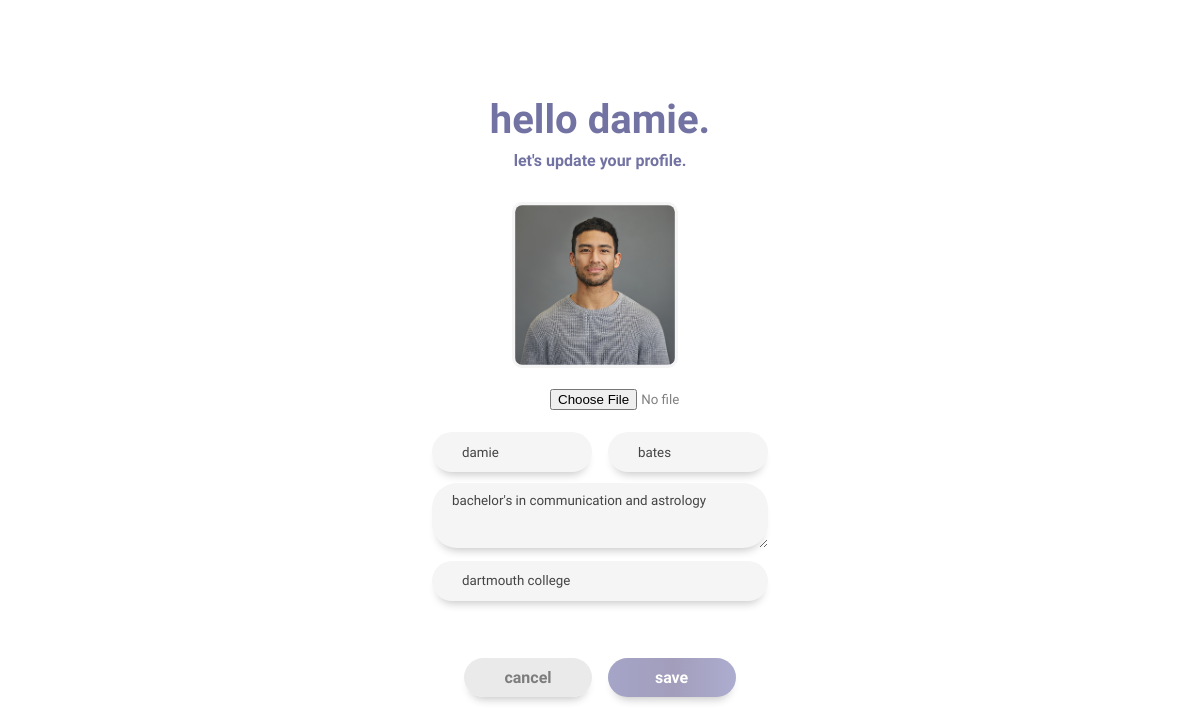
The page /settings (signed in) on the database its author committed.
### vue_app/models.py (models this page shows, shortened)
class Profile(models.Model):
    user = models.ForeignKey(User, on_delete = models.CASCADE)
    id_user = models.IntegerField()
    bio = models.TextField(blank = True)
    profileimg = models.ImageField(upload_to='profile_images', default = 'paw-profile-default.jpg')
    location = models.CharField(max_length = 50, blank = True)
    firstname = models.CharField(max_length = 20, blank = True)
    lastname = models.CharField(max_length = 20, blank = True)

### vue_app/views.py (the view, shortened to what this page needs)
# urls.py: path('settings', vue_views.settings, name='settings'),
@login_required(login_url='login')
def settings(request):
    user_profile = Profile.objects.get(user = request.user)
    return render(request, 'settings.html', {'user_profile': user_profile})

### templates/settings.html (shortened to what this page needs)
{% load static %}
<html lang="en">
  <head>
    <link rel="stylesheet" href="{% static 'css/styles.css' %}">
    <link rel="stylesheet" href="{% static 'css/login.css' %}">
    <link rel="stylesheet" href="{% static 'css/register.css' %}">
    <link rel="stylesheet" href="{% static 'css/settings.css' %}">
    <link rel="stylesheet" href="{% static 'css/responsive.css' %}">
  </head>
  <body>
    <div id="app" class="main" v-cloak>
      <div class="">
          <div class="settings-header-name">hello {{user_profile.firstname}}.</div>
          <div class="settings-create">let's update your profile. </div>
      </div>
      <form class="settings-form settings-2-form" action="" method="POST" enctype="multipart/form-data">
          <div class="settings-password-format">
              <label class="profile" for="">
                  <img class="settings-profile-img" src="{{user_profile.profileimg.url}}" />
                    <input type="file" name="image" value=""/>
              </label>
            <div class="settings-line">
              <div class="settings-format">
                <input name="firstname" type="text" class="" placeholder="first name" value="{{user_profile.firstname}}"/>
                <input name="lastname" type="text" class="" placeholder="last name" value="{{user_profile.lastname}}"/>
              </div>
              <div class="settings-format-info">
                <textarea id="about" rows="3" name="bio" type="text" class="settings-bio" placeholder="about me">{{user_profile.bio}}</textarea>
                <input name="location"  type="text" class="college" placeholder="college" value="{{user_profile.location}}"/>
              </div>
            </div>
          </div>
            <a class="submit-settings cancel" href="/">cancel</a>
            <button type="submit" class="submit-settings" href="/">save</button>
        </form>
    </div>
  </body>
</html>

### static/css/styles.css (style rules this page uses)
html, body { margin: 0; padding: 0; }
a { text-decoration: none; color: rgb(114, 114, 163); }
.main { text-align: center; color: rgb(114, 114, 163); font-family: 'Quicksand', sans-serif; font-weight: bold; }
a { -moz-user-select: none; -webkit-user-select: none; -ms-user-select: none; user-select: none; cursor: pointer; transition: 0.3s; }

### static/css/register.css (style rules this page uses)
input { border: 1px solid #d3d5d8; background-color: rgb(245, 245, 245); border: 1rem; padding: 13px 30px; -webkit-border-radius: 1em; -moz-border-radius: 1em; border-radius: 500px; -moz-box-shadow: 0 8px 10px -6px rgb(193, 193, 193); box-shadow: 0 8px 10px -6px rgb(196, 196, 196); outline: none; margin: 0.5rem; }

### static/css/settings.css (style rules this page uses)
.settings-header-name { font-size: 2.5rem; font-weight: bolder; margin-top: 6rem; }
.settings-create { margin-top: 0.5rem; margin-bottom: 0rem; }
input { width: 10rem; height: 2.5rem; font-family: inherit; color: rgb(68, 68, 68); }
.settings-line { display: flex; flex-direction: column; }
.settings-format { display: flex; flex: 0; margin-bottom: 0.15rem; }
.settings-password-format { display: flex; flex-direction: column; padding: 3rem; align-items: center; }
.settings-profile-img { height: 10rem; width: 10rem; padding: 0.2rem; background-color: rgb(245, 245, 245); border-radius: 10px; image-rendering: -webkit-optimize-contrast; object-fit: cover; }
.settings-format-info { display: flex; flex-direction: column; margin-bottom: 0.4rem; }
.settings-format-info> input { width: 21rem; }
.profile { display: flex; flex-direction: column; }
.profile > input { border-radius: 1px; text-decoration: none; color: gray; background-color: rgb(255, 255, 255); box-shadow: none; padding-right: 3rem; }
.email, .settings-bio, .college { margin-bottom: 0.8rem; }
.college { margin-top: 0rem; }
textarea { background-color: rgb(245, 245, 245); color: rgb(68, 68, 68); border: 1rem; padding: 10px 20px; -webkit-border-radius: 1em; -moz-border-radius: 1em; border-radius: 25px; -moz-box-shadow: 0 8px 10px -6px rgb(193, 193, 193); box-shadow: 0 8px 10px -6px rgb(196, 196, 196); outline: none; font-family: inherit; width: 21rem; margin-left: 0.5rem; }
.settings-form { margin: 3rem; margin-top: -1rem; }
.settings-2-form > button { margin-top: -1.5rem; }
.settings-form > button { font-family: inherit; color: rgb(255, 255, 255); border: none; cursor:pointer; padding: 10px 24px; -webkit-border-radius: 1em; -moz-border-radius: 1em; border-radius: 500px; -moz-box-shadow: 0 8px 10px -6px rgb(193, 193, 193); box-shadow: 0 8px 10px -6px rgb(196, 196, 196); border-radius: 500px; font-size: medium; font-weight: bolder; background-image: linear-gradient(to right, #a5a5c8 0%, #a29dbb 51%, #adadd0 100%) }
.submit-settings { text-align: center; width: 8rem; }
.cancel { margin-right: 1rem; font-family: inherit; color: rgb(125, 125, 125); border: none; cursor:pointer; padding: 10px 2.5rem; -webkit-border-radius: 1em; -moz-border-radius: 1em; border-radius: 500px; -moz-box-shadow: 0 8px 10px -6px rgb(193, 193, 193); box-shadow: 0 8px 10px -6px rgb(196, 196, 196); border-radius: 500px; font-size: medium; font-weight: bolder; background-color: rgb(234, 234, 234); }

### rows shown on the page
Profile: firstname "damie", profileimg (picture), lastname "bates", bio "bachelor's in communication and astrology", location "dartmouth college"
